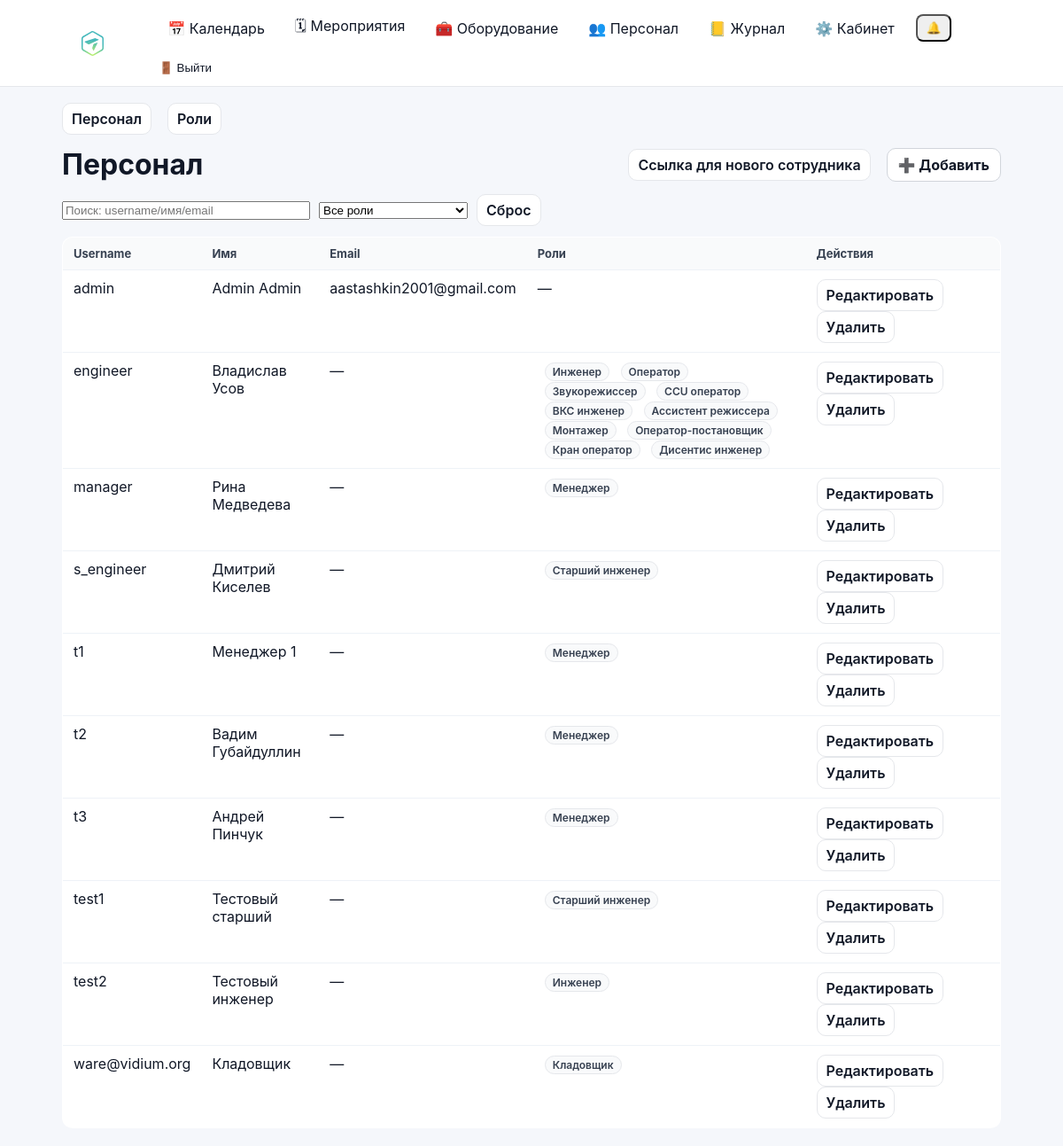
/staff/personnel/ (signed in), run on the app's committed database.
### accounts/models.py (models this page shows)
class User(AbstractUser):
    phone = models.CharField("Телефон", max_length=30, blank=True, default="")
    class Meta(AbstractUser.Meta):
        permissions = [
            ("manage_staff", "Can manage staff (users/roles)"),
        ]

### accounts/staff_views.py (the view, shortened to what this page needs)
# urls.py: path("personnel/", staff_views.staff_users_view, name="staff_users"),
@login_required
def staff_users_view(request):
    if not can_manage_staff(request.user):
        return _deny()
    q = (request.GET.get("q") or "").strip()
    role = (request.GET.get("role") or "").strip()
    users_qs = User.objects.all().order_by("username")
    roles = Group.objects.all().order_by("name")
    if role.isdigit():
        users_qs = users_qs.filter(groups__id=int(role)).distinct()
    return render(
        request,
        "accounts/staff_users.html",
        {"tab": "users", "users": users_qs, "q": q, "roles": roles, "role": role},
    )

### accounts/context_processors.py (called while the page is built)
def authz_flags(request):
    user = getattr(request, "user", None)
    return {
        "can_manage_staff": can_manage_staff(user),
        "can_edit_event_card": can_edit_event_card(user),
        "can_edit_event_equipment": can_edit_event_equipment(user),
        "can_edit_inventory": can_edit_inventory(user),
    }

### accounts/permissions.py (called while the page is built)
def _ok(user) -> bool:
    return bool(user and user.is_authenticated)

def is_super(user) -> bool:
    return bool(_ok(user) and getattr(user, "is_superuser", False))

def can_manage_staff(user) -> bool:
    return is_super(user) or (_ok(user) and user.has_perm("accounts.manage_staff"))

def can_edit_inventory(user) -> bool:
    return is_super(user) or (_ok(user) and user.has_perm("inventory.manage_inventory"))

def can_edit_event_card(user) -> bool:
    return is_super(user) or (_ok(user) and user.has_perm("events.edit_event_card"))

def can_edit_event_equipment(user) -> bool:
    return is_super(user) or (_ok(user) and user.has_perm("events.edit_event_equipment"))

### accounts/templates/accounts/staff_users.html (shortened to what this page needs)
{% extends "base.html" %}
{% block content %}
{% include "accounts/staff_base_tabs.html" %}
<div class="toolbar" style="margin-top:14px;">
  <h1 style="margin:0;">Персонал</h1>
  <div style="display:flex; gap:10px; align-items:center;">
    <a class="btn-secondary" href="{% url 'staff_invite_link' %}">Ссылка для нового сотрудника</a>
    <a class="btn" href="{% url 'staff_user_add' %}">➕ Добавить</a>
  </div>
</div>
<form id="staffFilterForm" method="get" style="display:flex; gap:10px; align-items:center; margin: 12px 0; flex-wrap:wrap;">
  <input id="staffSearchInput" type="text" name="q" value="{{ q }}" placeholder="Поиск: username/имя/email" style="width:280px;">
  <select id="staffRoleSelect" name="role">
    <option value="">Все роли</option>
  </select>
  <a class="btn-secondary" href="{% url 'staff_users' %}">Сброс</a>
</form>
<table class="list-table">
  <thead>
    <tr>
      <th>Username</th>
      <th>Имя</th>
      <th>Email</th>
      <th>Роли</th>
      <th style="width:220px;">Действия</th>
    </tr>
  </thead>
  <tbody>
    {% for u in users %}
      <tr>
        <td>{{ u.username }}</td>
        <td>{{ u.first_name }} {{ u.last_name }}</td>
        <td>{{ u.email|default:"—" }}</td>
        <td>
          {% for g in u.groups.all %}
            <span class="badge">{{ g.name }}</span>
          {% empty %}
            —
          {% endfor %}
        </td>
        <td>
          <a class="btn-secondary" href="{% url 'staff_user_edit' u.id %}">Редактировать</a>
          <a class="btn-secondary" href="{% url 'staff_user_delete' u.id %}">Удалить</a>
        </td>
      </tr>
    {% empty %}
      <tr><td colspan="5">Пользователей нет</td></tr>
    {% endfor %}
  </tbody>
</table>
{% endblock %}

### static/css/base.css (style rules this page uses)
* { box-sizing: border-box; }
html, body { height: 100%; }
body { margin: 0; font-family: -apple-system, BlinkMacSystemFont, "Segoe UI", Roboto, Arial, sans-serif; background: #f5f7fb; color: #111827; }
a { color: inherit; text-decoration: none; }
.btn { display: inline-flex; align-items: center; gap: 8px; padding: 8px 12px; border-radius: 10px; border: 1px solid #d1d5db; background: #ffffff; color: #111827; font-weight: 700; cursor: pointer; text-decoration: none; transition: transform 160ms ease, box-shadow 160ms ease, background 160ms ease, border-color 160ms ease; }
.btn-secondary { display: inline-flex; align-items: center; padding: 7px 10px; border-radius: 10px; border: 1px solid #e5e7eb; background: #ffffff; color: #111827; font-weight: 600; text-decoration: none; margin-right: 8px; transition: transform 160ms ease, box-shadow 160ms ease, background 160ms ease; }
.toolbar { display: flex; align-items: center; justify-content: space-between; gap: 12px; margin-bottom: 14px; }
.badge { display: inline-flex; align-items: center; padding: 2px 8px; border-radius: 999px; border: 1px solid #e5e7eb; background: #f9fafb; color: #374151; font-size: 12px; font-weight: 600; margin-left: 8px; }
.list-table { width: 100%; border-collapse: collapse; background: #ffffff; border: 1px solid #e5e7eb; border-radius: 12px; overflow: hidden; }
.list-table th, .list-table td { padding: 10px 12px; border-bottom: 1px solid #eef2f7; text-align: left; vertical-align: top; }
.list-table th { background: #f9fafb; font-size: 13px; color: #374151; }
.list-table tr:last-child td { border-bottom: 0; }

### data on the page
User: username "admin", first_name "Admin", last_name "Admin", email "aastashkin2001@gmail.com"
User: username "engineer", first_name "Владислав", last_name "Усов", email "—"
User: username "manager", first_name "Рина", last_name "Медведева", email "—"
User: username "s_engineer", first_name "Дмитрий", last_name "Киселев", email "—"
User: username "t1", first_name "Менеджер", last_name "1", email "—"
User: username "t2", first_name "Вадим", last_name "Губайдуллин", email "—"
User: username "t3", first_name "Андрей", last_name "Пинчук", email "—"
User: username "test1", first_name "Тестовый старший", email "—"
User: username "test2", first_name "Тестовый инженер", email "—"
User: username "ware@vidium.org", first_name "Кладовщик", email "—"

### other printed values
{{ g.name }} "Инженер"
{{ g.name }} "Оператор"
{{ g.name }} "Звукорежиссер"
{{ g.name }} "CCU оператор"
{{ g.name }} "ВКС инженер"
{{ g.name }} "Ассистент режиссера"
{{ g.name }} "Монтажер"
{{ g.name }} "Оператор-постановщик"
{{ g.name }} "Кран оператор"
{{ g.name }} "Дисентис инженер"
{{ g.name }} "Менеджер"
{{ g.name }} "Старший инженер"
{{ g.name }} "Кладовщик"
